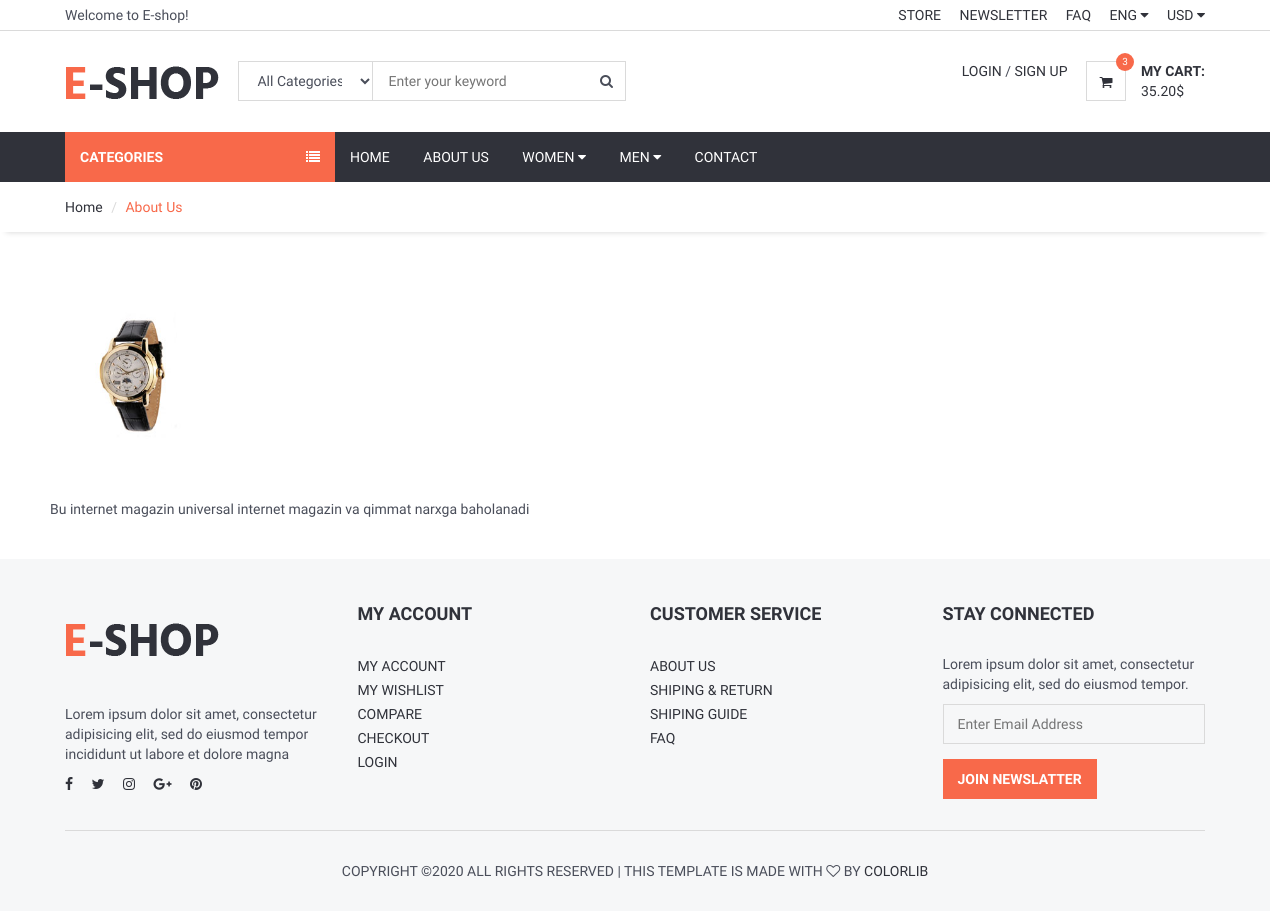
The page /about/ on the database its author committed.
### home/models.py (models this page shows, shortened)
class Setting(models.Model):
    STATUS = (
        ('True', 'Mavjud'),
        ('False', 'Mavjud emas'),
    )
    title = models.CharField(max_length=222)
    keywords = models.CharField(max_length=222)
    description = models.CharField(max_length=255)
    company = models.CharField(max_length=222)
    address = models.CharField(max_length=222, blank=True)
    phone = models.CharField(max_length=222, blank=True)
    fax = models.CharField(max_length=222, blank=True)
    email = models.CharField(max_length=222, blank=True)
    smtserver = models.CharField(max_length=222, blank=True)
    smtemail = models.CharField(max_length=222, blank=True)
    smtpassword = models.CharField(max_length=222, blank=True)
    smtport = models.CharField(max_length=222, blank=True)
    icon = models.ImageField(upload_to='images/', blank=True)
    facebook = models.CharField(max_length=222, blank=True)
    instagram = models.CharField(max_length=222, blank=True)
    twitter = models.CharField(max_length=222, blank=True)
    youtube = models.CharField(max_length=222, blank=True)
    telegram = models.CharField(max_length=222, blank=True)
    aboutus = RichTextUploadingField()
    contact = RichTextUploadingField()
    references = RichTextUploadingField()
    status = models.CharField(max_length=155, choices=STATUS)
    create_at = models.DateTimeField(auto_now_add=True)
    update_at = models.DateTimeField(auto_now=True)

### home/views.py (the view)
# urls.py: path('about/', views.aboutus, name='aboutus'),
def aboutus(request):
    setting = Setting.objects.get(pk=1)
    context = {'setting':setting,}
    return render(request, 'about.html', context)

### home/templates/about.html (shortened to what this page needs)
{% extends 'homebase.html' %}
{% load static %}
{% block sidebar %}{% include 'sidebar.html' %} {% endblock %}
{% block body %}
    <div id="breadcrumb">
        <div class="container">
            <ul class="breadcrumb">
                <li><a href="/">Home</a></li>
                <li class="active">About Us</li>
            </ul>
        </div>
    </div>
    <div class="section">
        <div class="container">
            <div class="row">
                {{ setting.aboutus|safe }}
            </div>
        </div>
    </div>
{% endblock %}
{% block footer %} {% include 'footer.html' %}{% endblock %}

### home/static/css/style.css (style rules this page uses)
body { font-family: 'Hind', sans-serif; color: #4A4E5A; overflow-x: hidden; }
ul, ol { margin: 0; padding: 0; list-style: none }
.section { padding-top: 30px; padding-bottom: 30px; }
#breadcrumb { -webkit-box-shadow: 0px 6px 6px -6px rgba(0, 0, 0, 0.175); box-shadow: 0px 6px 6px -6px rgba(0, 0, 0, 0.175); }
.breadcrumb { background-color: transparent; border: none; border-radius: 0px; padding: 15px 0px; margin: 0; }
.breadcrumb>.active { color: #F8694A; }
.breadcrumb>li+li:before { color: #DADADA; }

### rows shown on the page
Setting: aboutus (picture), aboutus "Bu internet magazin universal internet magazin va qimmat narxga baholanadi"
